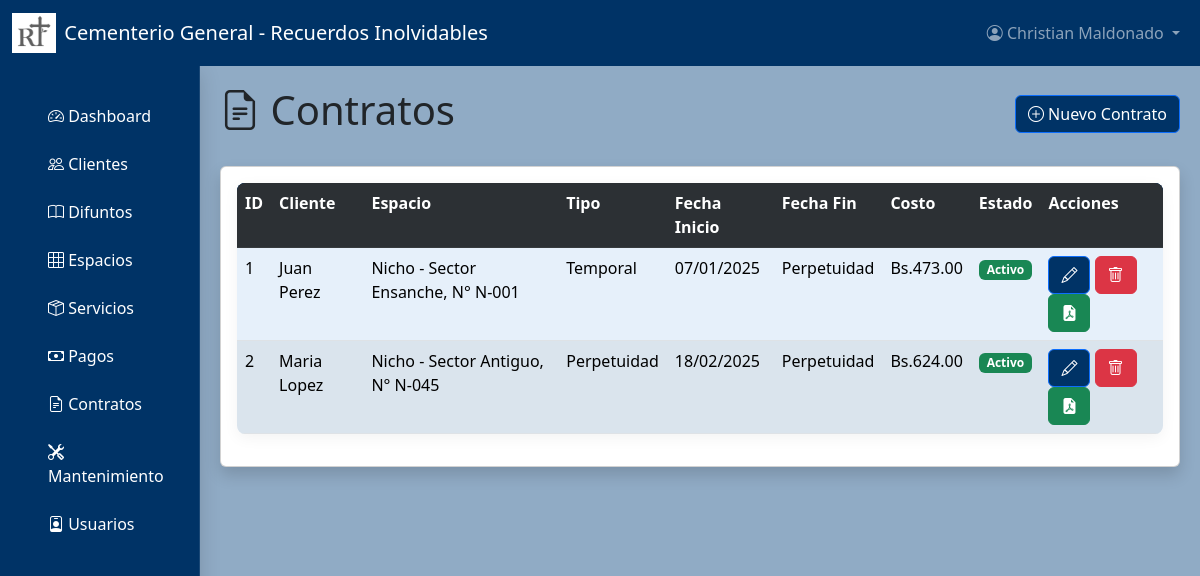
Page /contratos/ (signed in) on the earlier database version.
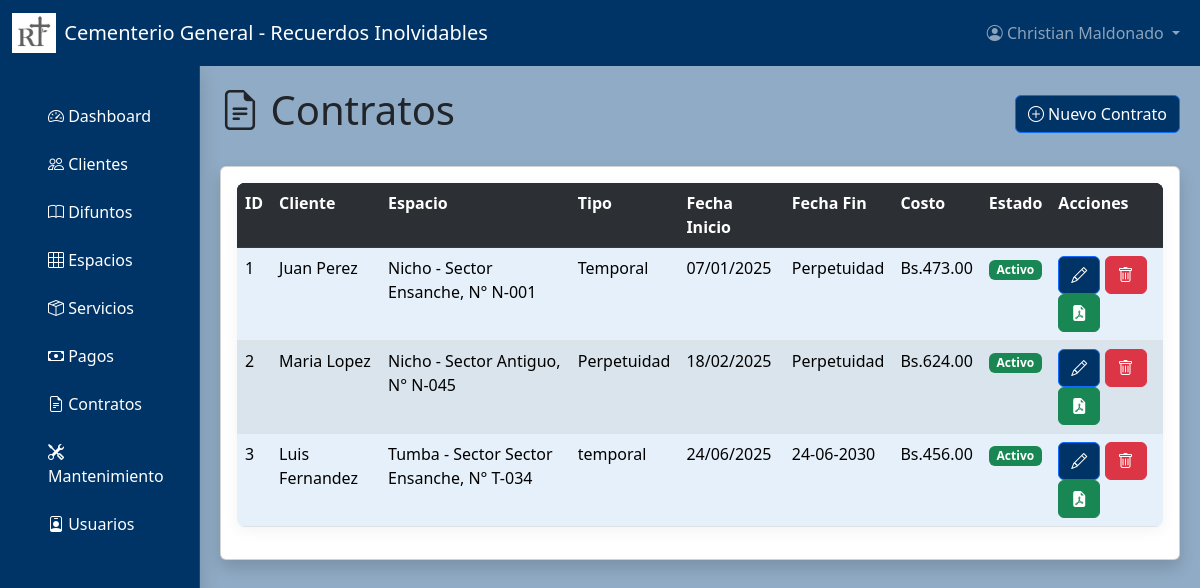
Same page on the later database version.
### models/contrato_model.py (models this page shows, shortened)
class Contrato(db.Model):
    __tablename__ = "contratos"
    id = db.Column(db.Integer,primary_key=True)
    cliente_id = db.Column(db.Integer,db.ForeignKey('clientes.id'),nullable=False)
    espacio_id = db.Column(db.Integer,db.ForeignKey('espacios.id'),nullable=False)
    fecha_inicio = db.Column(db.DateTime,nullable=False)
    fecha_fin = db.Column(db.String,nullable=True)
    tipo = db.Column(db.String,nullable=False)
    costo = db.Column(db.Float(11,2),nullable=False)
    estado = db.Column(db.String,nullable=False)
    cliente = db.relationship('Cliente', back_populates='contratos')
    espacio = db.relationship('Espacio', back_populates='contratos')
    @staticmethod
    def get_all():
        return Contrato.query.all()

### models/cliente_model.py (models this page shows, shortened)
class Cliente(db.Model):
    __tablename__ = "clientes"
    id = db.Column(db.Integer,primary_key=True)
    nombre = db.Column(db.String,nullable=False)
    telefono = db.Column(db.Integer,nullable=False)
    email = db.Column(db.String,nullable=False)
    direccion = db.Column(db.String,nullable=False)
    fecha_registro = db.Column(db.DateTime,default=datetime.utcnow)
    difunto = db.relationship('Difunto', back_populates='cliente', lazy=True, cascade="all, delete-orphan")
    servicios = db.relationship('Servicio', back_populates='cliente', lazy=True, cascade="all, delete-orphan")
    pagos = db.relationship('Pago', back_populates='cliente', lazy=True, cascade="all, delete-orphan")
    contratos = db.relationship('Contrato', back_populates='cliente', cascade="all, delete-orphan")
    def delete(self):
        db.session.delete(self)
        db.session.commit()

### models/espacio_model.py (models this page shows, shortened)
class Espacio(db.Model):
    __tablename__ = "espacios"
    id = db.Column(db.Integer,primary_key=True)
    numero = db.Column(db.String,nullable=False)
    tipo = db.Column(db.String,nullable=False)
    descripcion = db.Column(db.String,nullable=False)
    sector = db.Column(db.String,nullable=False)
    pabellon = db.Column(db.String,nullable=False)
    fila = db.Column(db.String,nullable=False)
    estado = db.Column(db.String,nullable=False)
    fecha_ocupacion = db.Column(db.DateTime,nullable=True)
    difunto_id = db.Column(db.Integer,db.ForeignKey('difuntos.id') ,nullable=True)
    difunto = db.relationship('Difunto', back_populates='espacio')
    servicios = db.relationship('Servicio', back_populates='espacio')
    mantenimiento = db.relationship('Mantenimiento', back_populates='espacio')
    contratos = db.relationship('Contrato', back_populates='espacio')

### controllers/contrato_controller.py (the view)
@contrato_bp.route("/")
@login_required
def index():
    contratos = Contrato.get_all()
    return contrato_view.list(contratos)

### models/usuario_model.py (called while the page is built)
    @staticmethod
    def get_by_id(id):
        return Usuario.query.get(id)

### run.py (called while the page is built)
@login_manager.user_loader
def load_user(user_id):
    return Usuario.get_by_id(user_id)

@app.context_processor
def inject_clientes():
    if current_user.is_authenticated:
        return dict(clientes=Cliente.query.all())
    return {}

@app.context_processor
def inject_difuntos():
    if current_user.is_authenticated:
        return dict(difuntos=Difunto.query.all())
    return {}

@app.context_processor
def inject_espacios():
    if current_user.is_authenticated:
        return dict(espacios=Espacio.query.all())
    return {}

@app.context_processor
def inject_servicios():
    if current_user.is_authenticated:
        return dict(servicios=Servicio.query.all())
    return {}

@app.context_processor
def inject_servicios():
    if current_user.is_authenticated:
        return dict(servicios=Servicio.query.all())
    return {}

@app.context_processor
def inject_common_variables():
    if current_user.is_authenticated:
        return {
            'ingresos_totales': db.session.query(db.func.sum(Servicio.costo))
                                .filter(Servicio.estado == 'Pagado').scalar() or 0,
        }
    return {}

### templates/contratos/index.html (shortened to what this page needs)
{% extends 'dashboard.html' %}
{% block dashboard_content %}
<div class="d-flex justify-content-between align-items-center mb-4">
    <h1><i class="bi bi-file-earmark-text"></i> Contratos</h1>
    <button type="button" class="btn btn-primary" data-bs-toggle="modal" data-bs-target="#ModalCrear">
        <i class="bi bi-plus-circle"></i> Nuevo Contrato
    </button>
</div>
<div class="card shadow">
    <div class="card-body">
        <table class="table table-striped">
            <tr class="table-dark">
                <th>ID</th>
                <th>Cliente</th>
                <th>Espacio</th>
                <th>Tipo</th>
                <th>Fecha Inicio</th>
                <th>Fecha Fin</th>
                <th>Costo</th>
                <th>Estado</th>
                <th>Acciones</th>
            </tr>
            {% for item in contratos %}
            <tr>
                <td>{{ item.id }}</td>
                <td>
                    {% if item.cliente %}
                    {{ item.cliente.nombre }}
                    {% else %}
                    Sin cliente asignado
                    {% endif %}
                </td>
                <td>
                    {% if item.espacio %}
                    {{ item.espacio.tipo }} - Sector {{ item.espacio.sector }}, N° {{ item.espacio.numero }}
                    {% else %}
                    Sin espacio asignado
                    {% endif %}
                </td>
                <td>{{ item.tipo }}</td>
                <td>{{ item.fecha_inicio.strftime('%d/%m/%Y') }}</td>
                <td>{{ item.fecha_fin or 'Perpetuidad' }}</td>
                <td>Bs.{{ "%.2f"|format(item.costo) }}</td>
                <td>
                    {% if item.estado == 'Activo' %}
                    <span class="badge bg-success">{{ item.estado }}</span>
                    {% elif item.estado == 'Vencido' %}
                    <span class="badge bg-danger">{{ item.estado }}</span>
                    {% else %}
                    <span class="badge bg-warning">{{ item.estado }}</span>
                    {% endif %}
                </td>
                <td>
                    <button class="btn btn-primary" data-bs-target="#ModalEditar{{ item.id }}" data-bs-toggle="modal">
                        <i class="bi bi-pencil"></i>
                    </button>
                    <a href="{{ url_for('contrato.delete', id=item.id) }}" class="btn btn-danger">
                        <i class="bi bi-trash"></i>
                    </a>
                    <a href="{{ url_for('contrato.generar_contrato_pdf', id=item.id) }}" class="btn btn-success" target="_blank">
        <i class="bi bi-file-earmark-pdf-fill"></i>
    </a>
                </td>
            </tr>
            {% endfor %}
        </table>
    </div>
</div>
{% endblock %}

Differences in the rows shown:
added Contrato: id "3", cliente.nombre "Luis Fernandez", espacio.tipo "Tumba", espacio.sector "Sector Ensanche", espacio.numero "T-034", tipo "temporal", fecha_inicio "24/06/2025", fecha_fin "24-06-2030", costo "456.00", estado "Activo"
